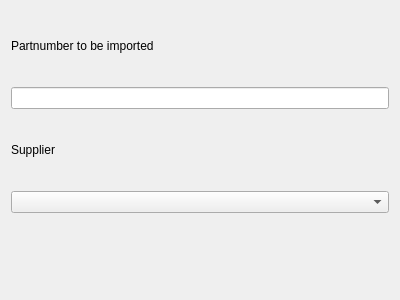
<?xml version="1.0" encoding="UTF-8"?>
<ui version="4.0">
 <class>WizardPageSupplierDataEnter</class>
 <widget class="QWizardPage" name="WizardPageSupplierDataEnter">
  <property name="geometry">
   <rect>
    <x>0</x>
    <y>0</y>
    <width>400</width>
    <height>300</height>
   </rect>
  </property>
  <property name="windowTitle">
   <string>WizardPage</string>
  </property>
  <property name="title">
   <string>Enter supplier partnumber</string>
  </property>
  <layout class="QGridLayout" name="gridLayout">
   <item row="2" column="0">
    <widget class="QLabel" name="label_2">
     <property name="text">
      <string>Supplier</string>
     </property>
    </widget>
   </item>
   <item row="3" column="0">
    <widget class="QComboBox" name="comboBoxSupplier"/>
   </item>
   <item row="1" column="0">
    <widget class="QLineEdit" name="lineEditPartNumber"/>
   </item>
   <item row="0" column="0">
    <widget class="QLabel" name="label">
     <property name="text">
      <string>Partnumber to be imported</string>
     </property>
    </widget>
   </item>
   <item row="4" column="0">
    <widget class="QLabel" name="labelMessage">
     <property name="text">
      <string/>
     </property>
     <property name="alignment">
      <set>Qt::AlignLeading|Qt::AlignLeft|Qt::AlignTop</set>
     </property>
    </widget>
   </item>
  </layout>
 </widget>
 <resources/>
 <connections/>
</ui>
